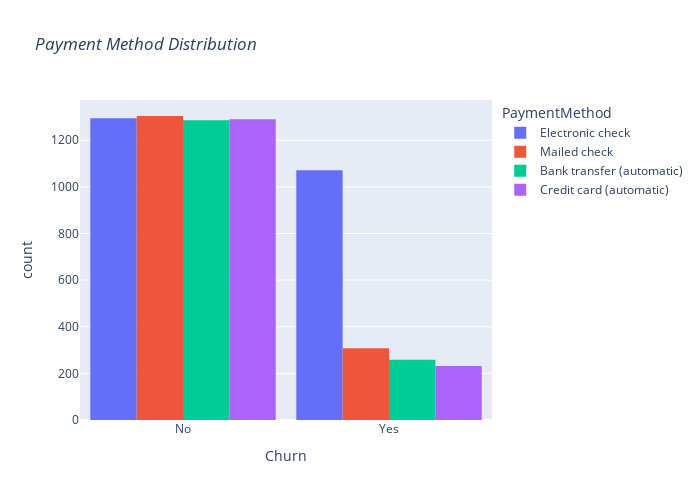

Notebook cell for this chart:
### Code cell
import plotly.express as px
fig = px.histogram(churn_df, x="Churn", color="PaymentMethod", barmode="group", title="<i>Payment Method Distribution<i>")
fig.update_layout(width=700, height=500, bargap=0.1)
fig.show()

### Figure 1 — Plotly figure (JSON) as saved in the notebook; plotly's stock layout.template omitted (floating-point values rounded to 4 significant figures; data arrays with more than 128 entries replaced by an {"elided": "..."} marker saying what was removed)
{"data": [{"alignmentgroup": "True", "bingroup": "x", "hovertemplate": "PaymentMethod=Electronic check<br>Churn=%{x}<br>count=%{y}<extra></extra>", "legendgroup": "Electronic check", "marker": {"color": "#636efa", "pattern": {"shape": ""}}, "name": "Electronic check", "offsetgroup": "Electronic check", "orientation": "v", "showlegend": true, "type": "histogram", "x": {"elided": "2365 str values"}, "xaxis": "x", "yaxis": "y"}, {"alignmentgroup": "True", "bingroup": "x", "hovertemplate": "PaymentMethod=Mailed check<br>Churn=%{x}<br>count=%{y}<extra></extra>", "legendgroup": "Mailed check", "marker": {"color": "#EF553B", "pattern": {"shape": ""}}, "name": "Mailed check", "offsetgroup": "Mailed check", "orientation": "v", "showlegend": true, "type": "histogram", "x": {"elided": "1612 str values"}, "xaxis": "x", "yaxis": "y"}, {"alignmentgroup": "True", "bingroup": "x", "hovertemplate": "PaymentMethod=Bank transfer (automatic)<br>Churn=%{x}<br>count=%{y}<extra></extra>", "legendgroup": "Bank transfer (automatic)", "marker": {"color": "#00cc96", "pattern": {"shape": ""}}, "name": "Bank transfer (automatic)", "offsetgroup": "Bank transfer (automatic)", "orientation": "v", "showlegend": true, "type": "histogram", "x": {"elided": "1544 str values"}, "xaxis": "x", "yaxis": "y"}, {"alignmentgroup": "True", "bingroup": "x", "hovertemplate": "PaymentMethod=Credit card (automatic)<br>Churn=%{x}<br>count=%{y}<extra></extra>", "legendgroup": "Credit card (automatic)", "marker": {"color": "#ab63fa", "pattern": {"shape": ""}}, "name": "Credit card (automatic)", "offsetgroup": "Credit card (automatic)", "orientation": "v", "showlegend": true, "type": "histogram", "x": {"elided": "1522 str values"}, "xaxis": "x", "yaxis": "y"}], "layout": {"bargap": 0.1, "barmode": "group", "height": 500, "legend": {"title": {"text": "PaymentMethod"}, "tracegroupgap": 0}, "title": {"text": "<i>Payment Method Distribution<i>"}, "width": 700, "xaxis": {"anchor": "y", "domain": [0, 1], "title": {"text": "Churn"}}, "yaxis": {"anchor": "x", "domain": [0, 1], "title": {"text": "count"}}}}
